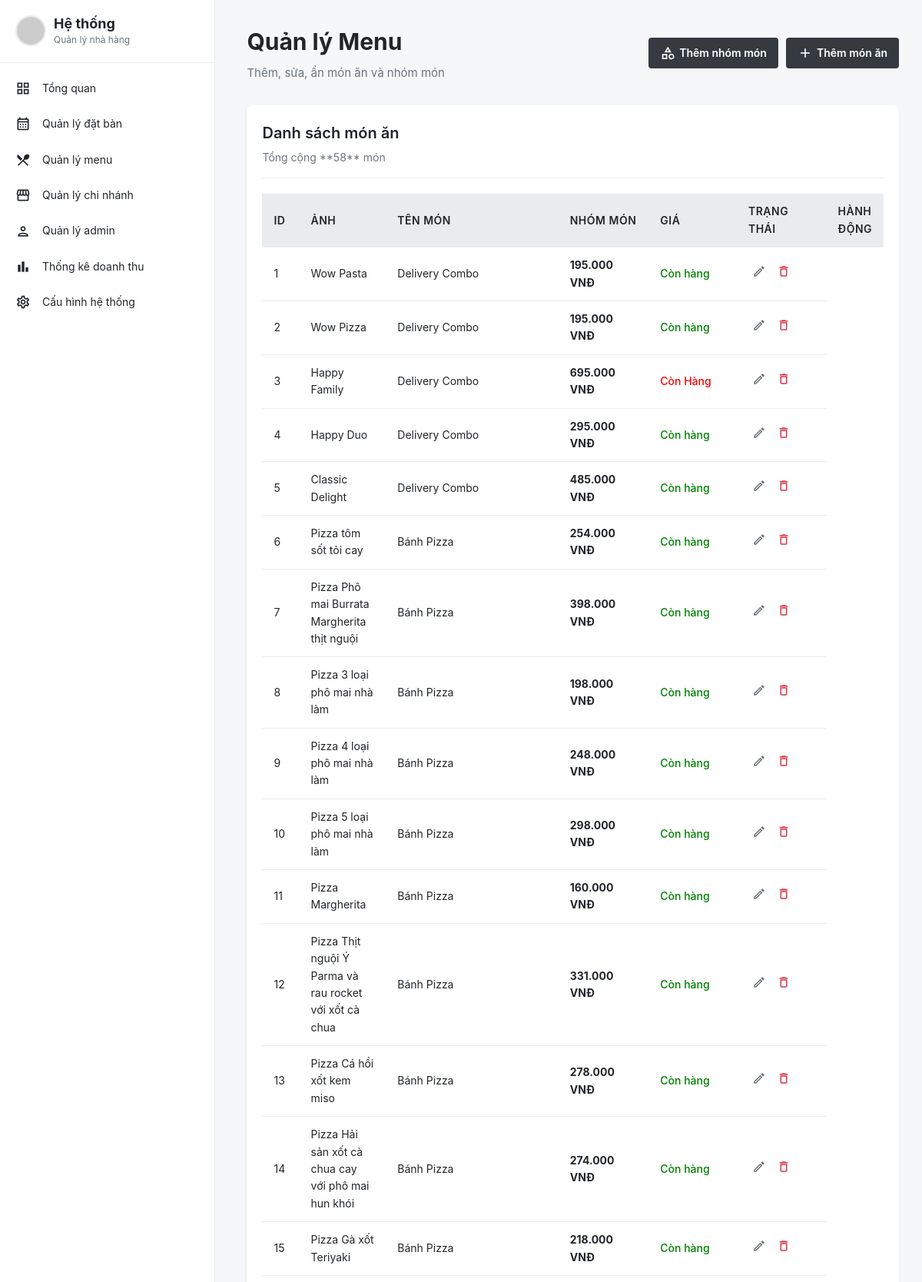
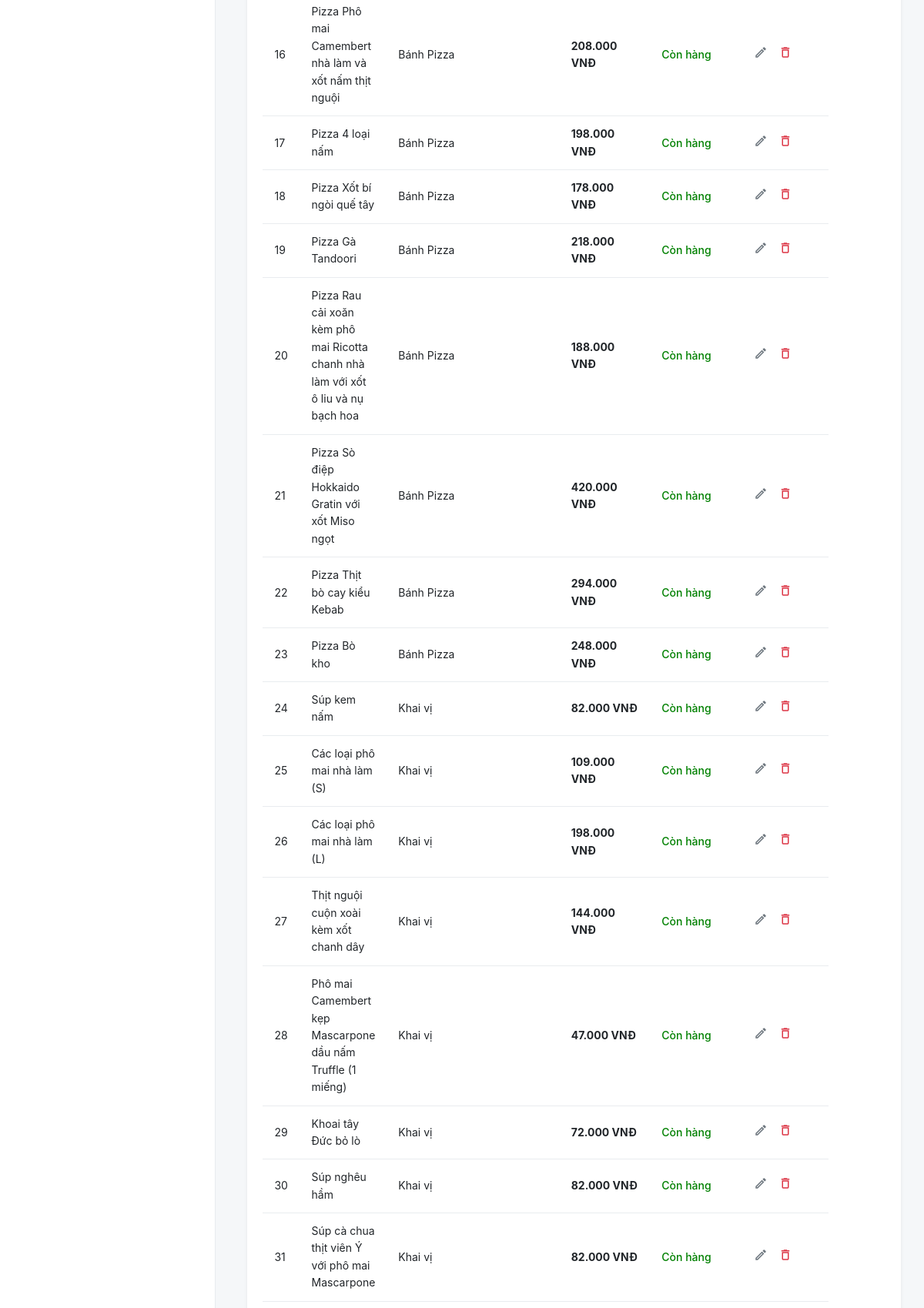
The page /public/admin.php?page=menu (signed in, upper part) on the database its author committed (2 pictures, top to bottom).
### tables this page shows
CREATE TABLE `mon_an` (
  `id_mon` int(11) NOT NULL,
  `id_danh_muc_mon` int(11) DEFAULT NULL,
  `ten_mon` varchar(255) NOT NULL,
  `gia` decimal(10,2) NOT NULL,
  `mo_ta` text DEFAULT NULL,
  `hinh_anh` varchar(500) DEFAULT NULL,
  `trang_thai` varchar(50) DEFAULT 'Còn hàng',
  `created_at` datetime DEFAULT current_timestamp(),
  `updated_at` datetime DEFAULT current_timestamp() ON UPDATE current_timestamp()
);

CREATE TABLE `danh_muc_mon` (
  `id_danh_muc_mon` int(11) NOT NULL,
  `ten_danh_muc` varchar(255) NOT NULL,
  `mo_ta` text DEFAULT NULL
);

### app/controller/AdminController.php (called while the page is built, shortened)
<?php
require_once __DIR__. '/../Model/ProductModel.php';
class AdminController {
    public $sanpham;
    public function __construct($db_object = null) {
        $this->sanpham = new ProductModel();
    }
    public function menu(){
    $dssp = $this->sanpham->getAllProducts();
    $dssp = $this->sanpham->getAllProducts();
    include '../app/view/admin/menu.php';
}
}
?>

### app/model/ProductModel.php (called while the page is built, shortened)
<?php
class ProductModel {
    private $conn;
    public function __construct() {
        global $conn;
        $this->conn = $conn;
    }
    public function getAllProducts() {
        try {
            $sql = "SELECT m.*, dm.ten_danh_muc
                    FROM mon_an m
                    LEFT JOIN danh_muc_mon dm ON m.id_danh_muc_mon = dm.id_danh_muc_mon
                    ORDER BY m.id_mon ASC";
            $stmt = $this->conn->prepare($sql);
            $stmt->execute();
            return $stmt->fetchAll(PDO::FETCH_ASSOC);
        } catch (PDOException $e) {
            throw new Exception("Lỗi truy vấn database: " . $e->getMessage());
        }
    }
}

### app/view/admin/menu.php (the view, shortened to what this page needs)
<?php
$dish_count = count($dssp ?? []);
$dishes_list = $dssp ?? [];
?>
<main class="main-content">
    <header class="page-header">
        <div class="page-title-group">
            <h1>Quản lý Menu</h1>
            <p>Thêm, sửa, ẩn món ăn và nhóm món</p>
        </div>
        <div class="action-buttons">
            <a href="admin.php?page=menu&action=add_category" class="action-btn">
                <span class="material-icons-outlined" style="margin-right: 5px;">category</span>
                Thêm nhóm món
            </a>
            <a href="admin.php?page=menu&action=add" class="action-btn">
                <span class="material-icons-outlined" style="margin-right: 5px;">add</span>
                Thêm món ăn
            </a>
        </div>
    </header>
    <section class="menu-list-section card">
        <div class="list-header">
            <h2>Danh sách món ăn</h2>
            <p>Tổng cộng **<?php echo $dish_count; ?>** món</p>
        </div>
        <div class="table-responsive">
            <table class="data-table">
                <thead>
                    <tr>
                        <th style="width: 5%;">ID</th>
                        <th style="width: 10%;">Ảnh</th>
                        <th style="width: 30%;">Tên Món</th>
                        <th style="width: 15%;">Nhóm Món</th>
                        <th style="width: 15%;">Giá</th>
                        <th style="width: 15%;">Trạng Thái</th>
                        <th class="action-cell">Hành Động</th>
                    </tr>
                </thead>
                <tbody>
                    <?php if (!empty($dishes_list)): ?>
                        <?php foreach ($dishes_list as $dish): ?>
                        <tr>
                            <td><?php echo $dish['id_mon']; ?></td>
                            <td><?php echo htmlspecialchars($dish['ten_mon']); ?></td>
                            <td><?php echo htmlspecialchars($dish['ten_danh_muc']); ?></td>
                            <td>
                                <strong><?php echo number_format($dish['gia'], 0, ',', '.'); ?> VNĐ</strong>
                            </td>
                            <td>
                                <?php
                                    $status_color = ($dish['trang_thai'] == 'Còn hàng') ? 'green' : 'red';
                                ?>
                                <span style="color: <?php echo $status_color; ?>; font-weight: 500;">
                                    <?php echo $dish['trang_thai']; ?>
                                </span>
                            </td>
                            <td class="action-cell">
                                <a href="admin.php?page=menu&action=edit&id=<?php echo $dish['id_mon']; ?>" class="action-icon" title="Sửa">
                                    <span class="material-icons-outlined">edit</span>
                                </a>
                                <a href="admin.php?page=menu&action=delete&id=<?php echo $dish['id_mon']; ?>" class="action-icon" title="Xóa"
                                   onclick="return confirm('Xác nhận xóa món ăn <?php echo htmlspecialchars($dish['ten_mon']); ?>?');" style="color: #dc3545;">
                                    <span class="material-icons-outlined">delete</span>
                                </a>
                            </td>
                        </tr>
                        <?php endforeach; ?>
                    <?php endif; ?>
                </tbody>
            </table>
        </div>
    </section>
</main>
<?php include 'views/layouts/footer.php'; ?>

### public/admin/css/admin_styles.css (style rules this page uses)
* { margin: 0; padding: 0; box-sizing: border-box; font-family: 'Segoe UI', Tahoma, Geneva, Verdana, sans-serif; }
:root { --sidebar-width: 280px; --main-bg: #f9f9f9; --white: #ffffff; --text-dark: #333; --text-sub: #777; --border-color: #eee; --primary-color: #1a73e8; --nav-hover: #f0f0f0; --black-btn: #222; --black-btn-hover: #000; --base-font-size: 15px; --alert-bg: #e6f7ff; --alert-link: #1890ff; --form-bg: #f5f5f5; --step-active-color: #ff9800; --step-inactive-color: #ccc; --button-primary-bg: #888; --button-primary-hover: #777; }
body { background-color: var(--main-bg); color: var(--text-dark); font-size: var(--base-font-size); }
.form-group, label, .form-group-label, input, textarea, select, .form-input-text, .form-input-hint, .action-btn, .action-link { font-family: 'Segoe UI', Tahoma, Geneva, Verdana, sans-serif; font-size: inherit; line-height: 1.4; }
.action-btn { font-family: inherit; font-size: inherit; line-height: 1; }
.page-header h1 { font-size: 1.6rem; }
.list-header h2 { font-size: 1.125rem; }
.main-content { flex-grow: 1; padding: 30px; margin-left: var(--sidebar-width); }
.page-header { display: flex; justify-content: space-between; align-items: center; margin-bottom: 30px; }
.page-header h1 { font-size: 24px; font-weight: 600; margin-bottom: 5px; }
.page-header p { font-size: 14px; color: var(--text-sub); }
.card { background-color: var(--white); padding: 20px; border-radius: 8px; box-shadow: 0 1px 3px rgba(0, 0, 0, 0.05); margin-bottom: 20px; }
.action-buttons { display: flex; gap: 10px; flex-shrink: 0; }
.action-btn { padding: 10px 15px; background-color: var(--black-btn); color: var(--white); border: none; border-radius: 4px; font-size: 14px; font-weight: 500; cursor: pointer; display: flex; align-items: center; transition: background-color 0.2s; }
.action-btn span.material-icons-outlined { margin-right: 5px; font-size: 20px; }
.menu-list-section { padding: 20px; }
.list-header { margin-bottom: 15px; }
.list-header h2 { font-size: 18px; font-weight: 600; margin-bottom: 5px; }
.list-header p { font-size: 14px; color: var(--text-sub); }
.data-table { width: 100%; border-collapse: collapse; font-size: 14px; }
.data-table th, .data-table td { padding: 12px 15px; text-align: left; border-bottom: 1px solid var(--border-color); }
.data-table th { background-color: var(--nav-hover); color: var(--text-dark); font-weight: 600; }

### rows shown on the page
mon_an: id_mon "1", ten_mon "Wow Pasta", id_danh_muc_mon.ten_danh_muc "Delivery Combo", gia "195.000", trang_thai "Còn hàng"
mon_an: id_mon "2", ten_mon "Wow Pizza", id_danh_muc_mon.ten_danh_muc "Delivery Combo", gia "195.000", trang_thai "Còn hàng"
mon_an: id_mon "3", ten_mon "Happy Family", id_danh_muc_mon.ten_danh_muc "Delivery Combo", gia "695.000", trang_thai "Còn Hàng"
mon_an: id_mon "4", ten_mon "Happy Duo", id_danh_muc_mon.ten_danh_muc "Delivery Combo", gia "295.000", trang_thai "Còn hàng"
mon_an: id_mon "5", ten_mon "Classic Delight", id_danh_muc_mon.ten_danh_muc "Delivery Combo", gia "485.000", trang_thai "Còn hàng"
mon_an: id_mon "6", ten_mon "Pizza tôm sốt tỏi cay", id_danh_muc_mon.ten_danh_muc "Bánh Pizza", gia "254.000", trang_thai "Còn hàng"
mon_an: id_mon "7", ten_mon "Pizza Phô mai Burrata Margherita thịt nguội", id_danh_muc_mon.ten_danh_muc "Bánh Pizza", gia "398.000", trang_thai "Còn hàng"
mon_an: id_mon "8", ten_mon "Pizza 3 loại phô mai nhà làm", id_danh_muc_mon.ten_danh_muc "Bánh Pizza", gia "198.000", trang_thai "Còn hàng"
mon_an: id_mon "9", ten_mon "Pizza 4 loại phô mai nhà làm", id_danh_muc_mon.ten_danh_muc "Bánh Pizza", gia "248.000", trang_thai "Còn hàng"
mon_an: id_mon "10", ten_mon "Pizza 5 loại phô mai nhà làm", id_danh_muc_mon.ten_danh_muc "Bánh Pizza", gia "298.000", trang_thai "Còn hàng"
mon_an: id_mon "11", ten_mon "Pizza Margherita", id_danh_muc_mon.ten_danh_muc "Bánh Pizza", gia "160.000", trang_thai "Còn hàng"
mon_an: id_mon "12", ten_mon "Pizza Thịt nguội Ý Parma và rau rocket với xốt cà chua", id_danh_muc_mon.ten_danh_muc "Bánh Pizza", gia "331.000", trang_thai "Còn hàng"
mon_an: id_mon "13", ten_mon "Pizza Cá hồi xốt kem miso", id_danh_muc_mon.ten_danh_muc "Bánh Pizza", gia "278.000", trang_thai "Còn hàng"
mon_an: id_mon "14", ten_mon "Pizza Hải sản xốt cà chua cay với phô mai hun khói", id_danh_muc_mon.ten_danh_muc "Bánh Pizza", gia "274.000", trang_thai "Còn hàng"
mon_an: id_mon "15", ten_mon "Pizza Gà xốt Teriyaki", id_danh_muc_mon.ten_danh_muc "Bánh Pizza", gia "218.000", trang_thai "Còn hàng"
mon_an: id_mon "16", ten_mon "Pizza Phô mai Camembert nhà làm và xốt nấm thịt nguội", id_danh_muc_mon.ten_danh_muc "Bánh Pizza", gia "208.000", trang_thai "Còn hàng"
mon_an: id_mon "17", ten_mon "Pizza 4 loại nấm", id_danh_muc_mon.ten_danh_muc "Bánh Pizza", gia "198.000", trang_thai "Còn hàng"
mon_an: id_mon "18", ten_mon "Pizza Xốt bí ngòi quế tây", id_danh_muc_mon.ten_danh_muc "Bánh Pizza", gia "178.000", trang_thai "Còn hàng"
mon_an: id_mon "19", ten_mon "Pizza Gà Tandoori", id_danh_muc_mon.ten_danh_muc "Bánh Pizza", gia "218.000", trang_thai "Còn hàng"
mon_an: id_mon "20", ten_mon "Pizza Rau cải xoăn kèm phô mai Ricotta chanh nhà làm với xốt ô liu và nụ bạch hoa", id_danh_muc_mon.ten_danh_muc "Bánh Pizza", gia "188.000", trang_thai "Còn hàng"
mon_an: id_mon "21", ten_mon "Pizza Sò điệp Hokkaido Gratin với xốt Miso ngọt", id_danh_muc_mon.ten_danh_muc "Bánh Pizza", gia "420.000", trang_thai "Còn hàng"
mon_an: id_mon "22", ten_mon "Pizza Thịt bò cay kiểu Kebab", id_danh_muc_mon.ten_danh_muc "Bánh Pizza", gia "294.000", trang_thai "Còn hàng"
mon_an: id_mon "23", ten_mon "Pizza Bò kho", id_danh_muc_mon.ten_danh_muc "Bánh Pizza", gia "248.000", trang_thai "Còn hàng"
mon_an: id_mon "24", ten_mon "Súp kem nấm", id_danh_muc_mon.ten_danh_muc "Khai vị", gia "82.000", trang_thai "Còn hàng"
mon_an: id_mon "25", ten_mon "Các loại phô mai nhà làm (S)", id_danh_muc_mon.ten_danh_muc "Khai vị", gia "109.000", trang_thai "Còn hàng"
mon_an: id_mon "26", ten_mon "Các loại phô mai nhà làm (L)", id_danh_muc_mon.ten_danh_muc "Khai vị", gia "198.000", trang_thai "Còn hàng"
mon_an: id_mon "27", ten_mon "Thịt nguội cuộn xoài kèm xốt chanh dây", id_danh_muc_mon.ten_danh_muc "Khai vị", gia "144.000", trang_thai "Còn hàng"
mon_an: id_mon "28", ten_mon "Phô mai Camembert kẹp Mascarpone dầu nấm Truffle (1 miếng)", id_danh_muc_mon.ten_danh_muc "Khai vị", gia "47.000", trang_thai "Còn hàng"
mon_an: id_mon "29", ten_mon "Khoai tây Đức bỏ lò", id_danh_muc_mon.ten_danh_muc "Khai vị", gia "72.000", trang_thai "Còn hàng"
mon_an: id_mon "30", ten_mon "Súp nghêu hầm", id_danh_muc_mon.ten_danh_muc "Khai vị", gia "82.000", trang_thai "Còn hàng"
mon_an: id_mon "31", ten_mon "Súp cà chua thịt viên Ý với phô mai Mascarpone", id_danh_muc_mon.ten_danh_muc "Khai vị", gia "82.000", trang_thai "Còn hàng"

### other values the page prints
$dish_count "58"
